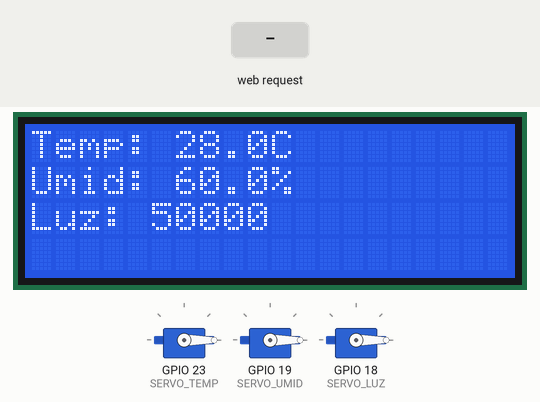
A sketch run on a simulated ESP32. Shown: 20×4 character LCD, 3 × servo. Inputs (shaded band) come from the test bench. WiFi joins after 1.5 s; servers stay silent unless stated; what the sketch prints to the serial monitor is not drawn.

Above: at 2.7 s.
2.8 s: HTTP request GET /set?temp=1 received
At 4.3 s:
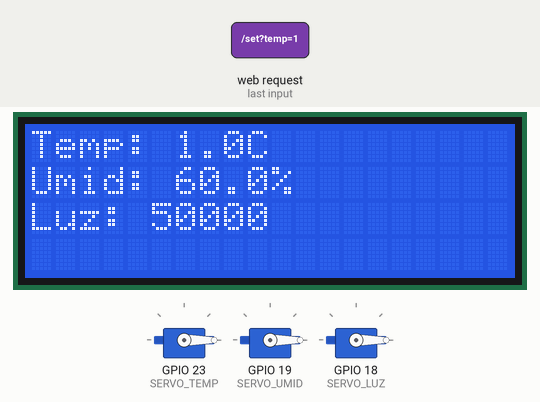
5.1 s: HTTP request GET /estabilizar?temp=1 received
At 6.0 s:
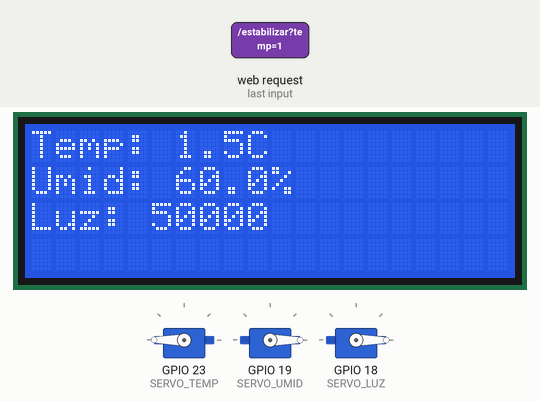
Timing chart, 0 to 8.1 s (numbered marks = the images above; inputs shaded):
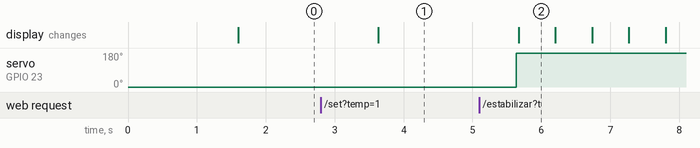

The sketch:

Sketch.ino
```cpp
#include <WiFi.h>
#include <WebServer.h>
#include <Wire.h>
#include <LiquidCrystal_I2C.h>
#include <DHT.h>
#include <ESP32Servo.h>

// ==== CONFIGURAÇÕES GERAIS ====
// Definição dos pinos e tipos de sensores
#define DHTPIN 4
#define DHTTYPE DHT22
#define LDR_PIN 34
#define SERVO_TEMP 23
#define SERVO_UMID 19
#define SERVO_LUZ 18

// ==== OBJETOS ====
// Inicializa os objetos necessários
DHT dht(DHTPIN, DHTTYPE);
LiquidCrystal_I2C lcd(0x27, 20, 4);
Servo servoTemp, servoUmid, servoLuz;
WebServer server(80);

// ==== VARIÁVEIS ====
// Valores iniciais simulados dos sensores
float temperatura = 28.0;
float umidade = 60.0;
int luminosidade = 50000;

// Valor inicial para indicar se cada parâmetro está sendo estabilizado
bool estabilizandoTemp = false;
bool estabilizandoUmid = false;
bool estabilizandoLuz = false;

// ==== LIMITES ====
// Faixas ideais de operação da estufa
const float minTemp = 18.0, maxTemp = 28.0;
const float minUmid = 50.0, maxUmid = 70.0;
const int minLuz = 30000, maxLuz = 70000;

// ==== WI-FI ====
// Configuração da rede Wi-Fi
const char* ssid = "Wokwi-GUEST";
const char* password = "";

// ==== HTML ====
String htmlPage() {
  String page = R"rawliteral(
<!DOCTYPE html>
<html lang="pt-BR">
<head>
  <meta charset="UTF-8">
  <meta name="viewport" content="width=device-width, initial-scale=1.0">
  <title>Estufa Automatizada</title>
  <style>
    body {
      margin: 0;
      font-family: Arial, sans-serif;
      background: linear-gradient(180deg, #38ff59, #4fa1ff);
      color: #222;
      text-align: center;
      min-height: 100vh;
      display: flex;
      flex-direction: column;
      justify-content: space-between;
    }
    header {
      background-color: #2ecc71;
      color: white;
      padding: 20px 0;
      box-shadow: 0 2px 5px rgba(0,0,0,0.1);
    }
    header h1 {
      margin: 0;
      font-size: 1.8rem;
      letter-spacing: 1px;
      text-shadow: 5px 5px 3px #000000;
    }
    main {
      flex: 1;
      display: flex;
      flex-direction: column;
      justify-content: center;
      align-items: center;
      gap: 25px;
    }
    .valor {
      background: white;
      border-radius: 15px;
      box-shadow: 0 2px 6px rgba(0,0,0,0.15);
      width: 250px;
      padding: 15px 0;
      font-size: 1.2rem;
      font-weight: bold;
    }
    .valor label {
      display: block;
      margin-bottom: 8px;
    }
    .valor input {
      width: 80%;
      padding: 6px;
      border-radius: 8px;
      border: 1px solid #ccc;
      font-size: 1rem;
      text-align: center;
    }
    .btn-estabilizar {
      margin-top: 10px;
      padding: 6px 12px;
      border: none;
      border-radius: 8px;
      background-color: #2ecc71;
      color: white;
      font-weight: bold;
      cursor: pointer;
      transition: 0.3s;
    }
    .btn-estabilizar:hover {
      background-color: #27ae60;
    }
    p {
      color: white;
      font-weight: bold;
      font-size: 40px;
      margin-bottom: 10px;
      text-shadow: 5px 5px 3px rgb(0, 0, 0);
    }
    footer {
      background-color: #4fa1ff;
      color: white;
      padding: 20px 0;
      font-size: 1rem;
      box-shadow: 0 -2px 5px rgba(0,0,0,0.15);
    }
    table {
      margin: 0 auto;
      border-collapse: collapse;
      width: 85%;
      background: rgba(255, 255, 255, 0.15);
      border-radius: 12px;
      overflow: hidden;
      box-shadow: 0 2px 5px rgba(0,0,0,0.2);
    }
    td {
      padding: 10px 15px;
      border: 1px solid rgba(255,255,255,0.3);
      font-weight: bold;
      color: #fff;
    }
  </style>
</head>
<body>
  <header>
    <h1>Estufa Automatizada</h1>
  </header>

  <main>
    <div class="valor">
      <label for="luminosidade">Luminosidade:</label>
      <div id="luxValue">--</div>
      <input type="number" id="luxInput" placeholder="Digite e pressione Enter" />
      <button class="btn-estabilizar" onclick="estabilizar('luz')">Estabilizar</button>
    </div>

    <div class="valor">
      <label for="temperatura">Temperatura (°C):</label>
      <div id="tempValue">-- °C</div>
      <input type="number" id="tempInput" placeholder="Digite e pressione Enter" />
      <button class="btn-estabilizar" onclick="estabilizar('temp')">Estabilizar</button>
    </div>

    <div class="valor">
      <label for="umidade">Umidade (%):</label>
      <div id="humValue">-- %</div>
      <input type="number" id="humInput" placeholder="Digite e pressione Enter" />
      <button class="btn-estabilizar" onclick="estabilizar('umid')">Estabilizar</button>
    </div>
  </main>

  <p>Valores de Referência</p>

  <footer>
    <table>
      <tr>
        <td>🌡️ Temperatura: 18 - 28°C</td>
        <td>💧 Umidade: 50 - 70%</td>
        <td>☀️ Luminosidade: 30.000 - 70.000 Lux</td>
      </tr>
    </table>
  </footer>

<script>
async function fetchValues(force=false) {
  try {
    const [t, h, l] = await Promise.all([
      fetch('/temp').then(r=>r.text()),
      fetch('/hum').then(r=>r.text()),
      fetch('/lux').then(r=>r.text())
    ]);
    document.getElementById('tempValue').textContent = parseFloat(t).toFixed(1) + ' °C';
    document.getElementById('humValue').textContent  = parseFloat(h).toFixed(1) + ' %';
    document.getElementById('luxValue').textContent  = l;
    if(force){
      document.getElementById('tempInput').value=t;
      document.getElementById('humInput').value=h;
      document.getElementById('luxInput').value=l;
    }
  } catch(e){ console.error(e); }
}

function setInputParam(key, val){
  if(val==='') return;
  fetch(`/set?${key}=${val}`).then(()=>fetchValues(true));
}

function estabilizar(tipo){
  fetch(`/estabilizar?${tipo}=true`);
}

document.getElementById('tempInput').addEventListener('keydown', e=>{
  if(e.key==='Enter') setInputParam('temp', e.target.value);
});
document.getElementById('humInput').addEventListener('keydown', e=>{
  if(e.key==='Enter') setInputParam('hum', e.target.value);
});
document.getElementById('luxInput').addEventListener('keydown', e=>{
  if(e.key==='Enter') setInputParam('lux', e.target.value);
});

fetchValues(true);
setInterval(fetchValues, 2000);
</script>
</body>
</html>
)rawliteral";
  return page;
}

// ==== FUNÇÕES ====

// Atualiza o display LCD com os valores dos sensores
void atualizarLCD() {
  static float lastTemp = -1, lastUmid = -1;
  static int lastLuz = -1;

  // Só atualiza o LCD se os valores mudarem
  if (temperatura != lastTemp || umidade != lastUmid || luminosidade != lastLuz) {
    lcd.clear();
    lcd.setCursor(0, 0); lcd.print("Temp: "); lcd.print(temperatura, 1); lcd.print("C");
    lcd.setCursor(0, 1); lcd.print("Umid: "); lcd.print(umidade, 1); lcd.print("%");
    lcd.setCursor(0, 2); lcd.print("Luz: "); lcd.print(luminosidade);
    lastTemp = temperatura; lastUmid = umidade; lastLuz = luminosidade;
  }
}

// Faz o valor voltar para a média após estabilização
void estabilizarParaMedia(float &valor, float min, float max) {
  float media = (min + max) / 2.0;
  if (valor < media) valor += 0.3;
  else if (valor > media) valor -= 0.3;
}
  // Controle de todos os servos durante estabilização
void controlarServos() {
    // Temperatura
  if (estabilizandoTemp) {
    if (temperatura < minTemp || temperatura > maxTemp) {
      servoTemp.write(180);
      temperatura += (temperatura < minTemp) ? 0.5 : -0.5;
    } else {
      servoTemp.write(0);
      estabilizandoTemp = false;
      estabilizarParaMedia(temperatura, minTemp, maxTemp);
    }
  }

  // Umidade
  if (estabilizandoUmid) {
    if (umidade < minUmid || umidade > maxUmid) {
      servoUmid.write(180);
      umidade += (umidade < minUmid) ? 1 : -1;
    } else {
      servoUmid.write(0);
      estabilizandoUmid = false;
      estabilizarParaMedia(umidade, minUmid, maxUmid);
    }
  }

  // Luminosidade
  if (estabilizandoLuz) {
    if (luminosidade < minLuz || luminosidade > maxLuz) {
      servoLuz.write(180);
      luminosidade += (luminosidade < minLuz) ? 2000 : -2000;
    } else {
      servoLuz.write(0);
      estabilizandoLuz = false;
      int mediaL = (minLuz + maxLuz) / 2;
      if (luminosidade < mediaL) luminosidade += 2000;
      else if (luminosidade > mediaL) luminosidade -= 2000;
    }
  }
}

// ==== ROTAS DO SERVIDOR ====
// Página principal
void handleRoot() { server.send(200, "text/html", htmlPage()); }

// Define novos valores manualmente
void handleSet() {
  if (server.hasArg("temp")) temperatura = server.arg("temp").toFloat();
  if (server.hasArg("hum")) umidade = server.arg("hum").toFloat();
  if (server.hasArg("lux")) luminosidade = server.arg("lux").toInt();
  server.send(200, "text/plain", "OK");
}

// Aciona estabilização da Temperatura/Umidade/Luminosidade
void handleEstabilizar() {
  if (server.hasArg("temp")) estabilizandoTemp = true;
  if (server.hasArg("umid")) estabilizandoUmid = true;
  if (server.hasArg("luz")) estabilizandoLuz = true;
  server.send(200, "text/plain", "OK");
}

// ==== CONFIGURAÇÃO INICIAL ====
void setup() {
  Serial.begin(115200);
  dht.begin();
  lcd.init();
  lcd.backlight();

  servoTemp.attach(SERVO_TEMP);
  servoUmid.attach(SERVO_UMID);
  servoLuz.attach(SERVO_LUZ);

  servoTemp.write(0);
  servoUmid.write(0);
  servoLuz.write(0);

  WiFi.begin(ssid, password);
  Serial.print("Conectando ao Wi-Fi");
  while (WiFi.status() != WL_CONNECTED) {
    delay(500); Serial.print(".");
  }
  Serial.println("\nConectado: " + WiFi.localIP().toString());

// Rotas do servidor
  server.on("/", handleRoot);
  server.on("/set", handleSet);
  server.on("/estabilizar", handleEstabilizar);
  server.on("/temp", [](){ server.send(200, "text/plain", String(temperatura, 1)); });
  server.on("/hum", [](){ server.send(200, "text/plain", String(umidade, 1)); });
  server.on("/lux", [](){ server.send(200, "text/plain", String(luminosidade)); });

  server.begin();
}

// ==== LOOP PRINCIPAL ====
void loop() {
  controlarServos();
  atualizarLCD();
  server.handleClient();
  delay(500);
}
```

Measured:
- after the input at 2.8 s, the display: changes after 0.84 s (image 1)
- after the input at 5.1 s, servo on GPIO 23 (SERVO_TEMP): 0° → 180° after 0.54 s; the display: changes after 0.57 s (image 2)
- what the display in image 2 shows lasts 0.5 s, from 5.7 s to 6.2 s
